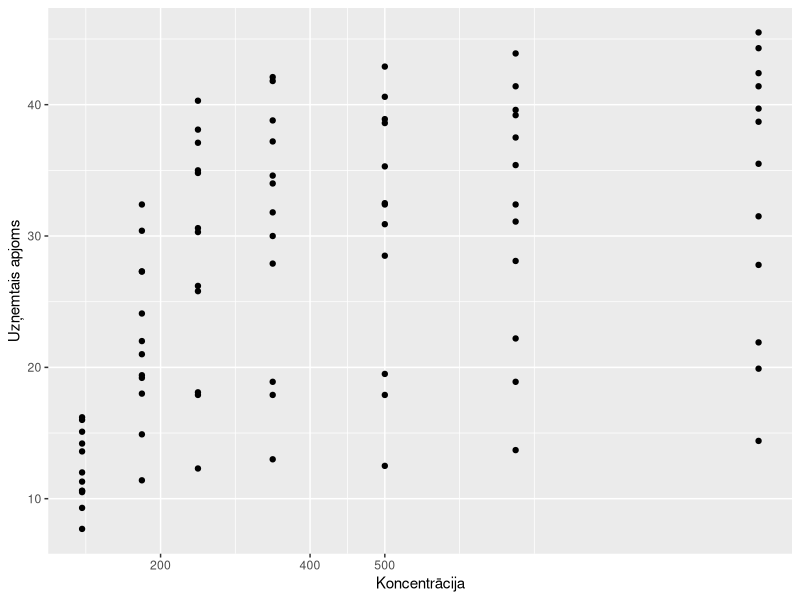
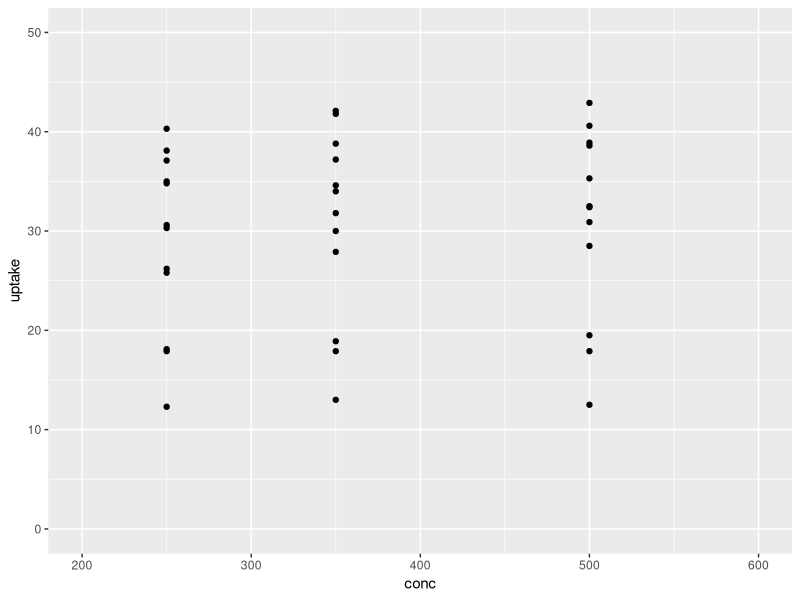
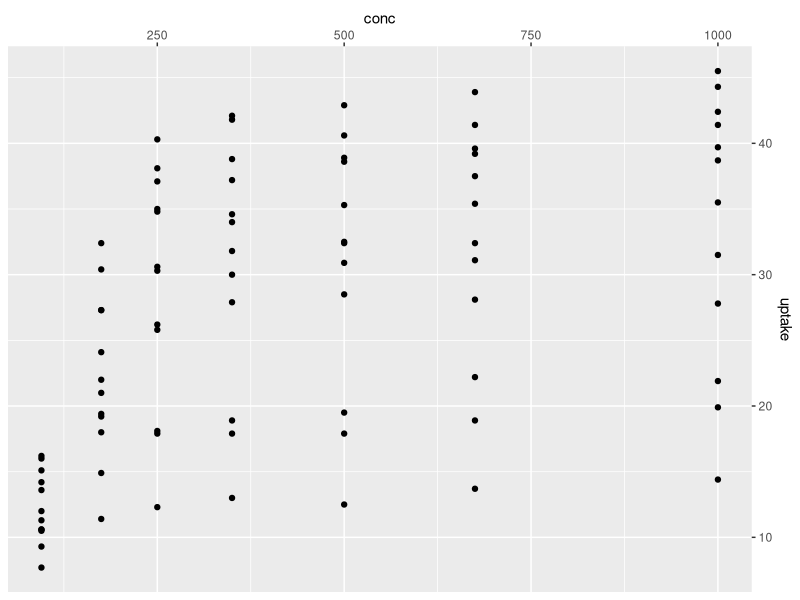
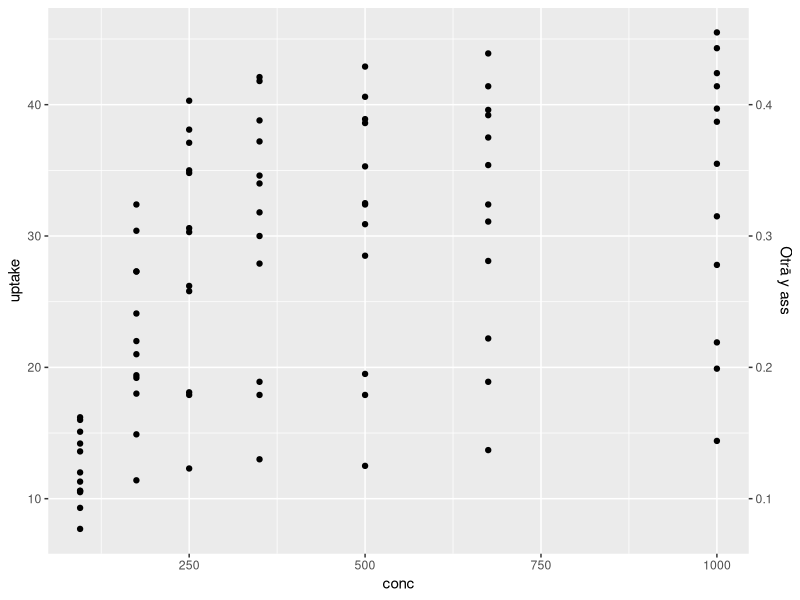
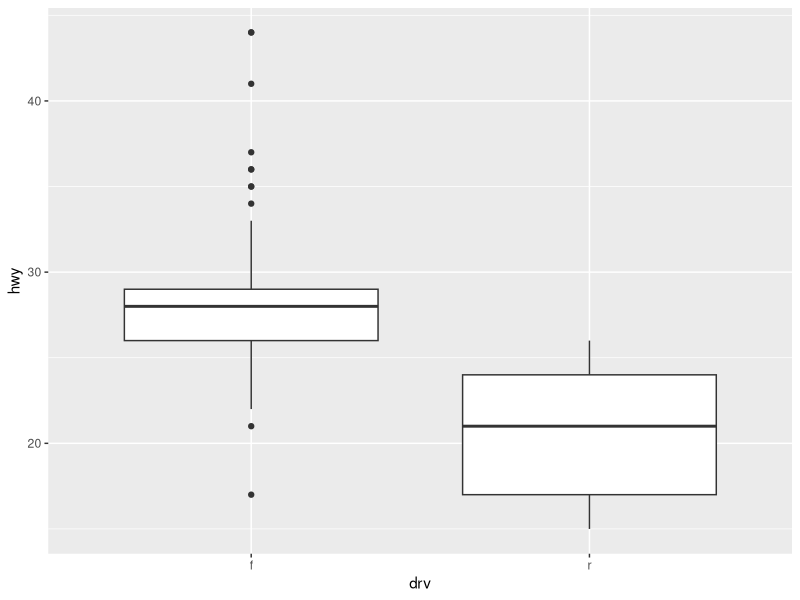
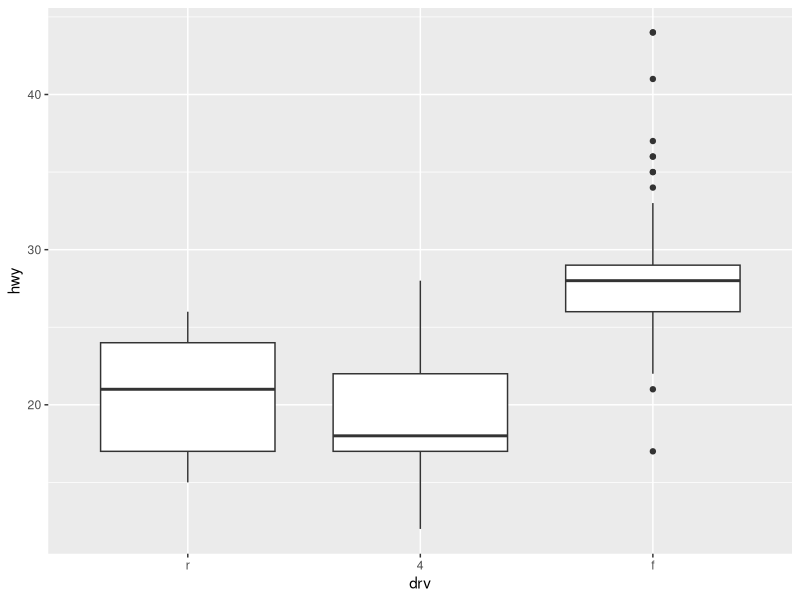
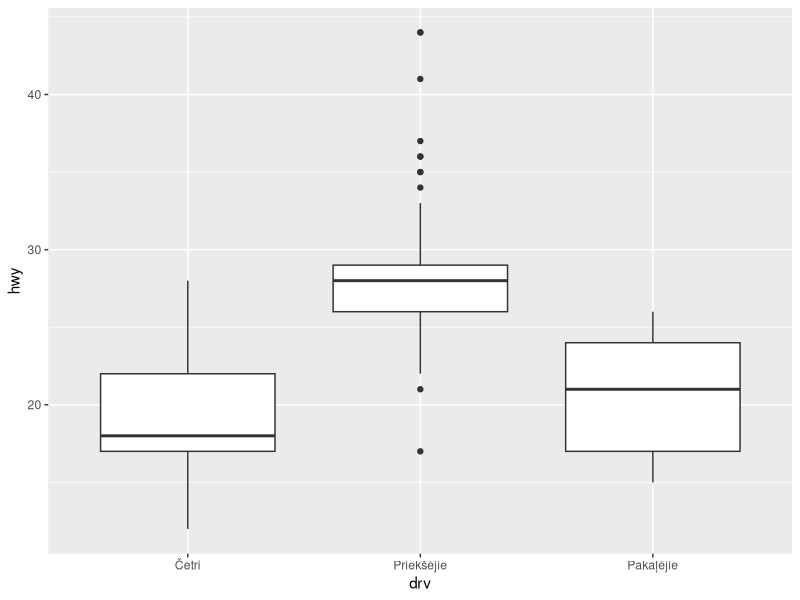
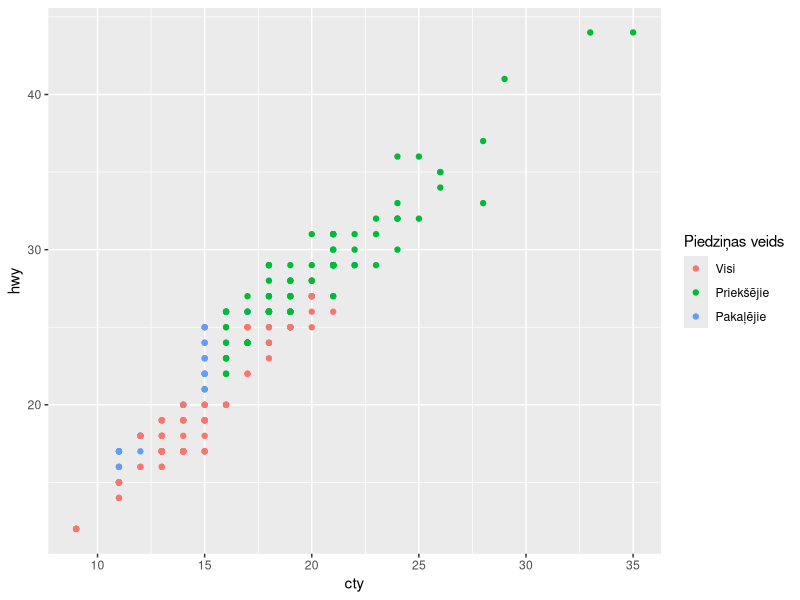

Recreate these plots in R, in order.
# Skalas

pdf.options(encoding = "CP1257.enc")
library(ggplot2)

## scale_x_continuous() un scale_y_continuous()
ggplot(CO2, aes(conc, uptake)) +
      geom_point() +
      scale_x_continuous("Koncentrācija", breaks = c(200, 400, 500)) +
      scale_y_continuous("Uzņemtais apjoms")

ggplot(CO2, aes(conc, uptake)) +
      geom_point() +
      scale_x_continuous(limits = c(200, 600)) +
      scale_y_continuous(limits = c(0, 50))

ggplot(CO2, aes(conc, uptake)) +
      geom_point() +
      scale_y_continuous(position = "right") +
      scale_x_continuous(position = "top")

ggplot(CO2, aes(conc, uptake)) +
      geom_point() +
      scale_y_continuous(sec.axis = sec_axis(~ . / 100, name = "Otrā y ass"))

## scale_x_discrete() un scale_y_discrete()
ggplot(mpg, aes(drv, hwy)) +
      geom_boxplot() +
      scale_x_discrete(limits = c("f", "r"))

ggplot(mpg, aes(drv, hwy)) +
      geom_boxplot() +
      scale_x_discrete(limits = c("r", "4", "f"))

ggplot(mpg, aes(drv, hwy)) +
      geom_boxplot() +
      scale_x_discrete(
            labels = c("4" = "Četri", "r" = "Pakaļējie", "f" = "Priekšējie")
      )

## scale_color_...() un scale_fill...()
ggplot(mpg, aes(cty, hwy, color = drv)) +
      geom_point() +
      scale_color_discrete(
            name = "Piedziņas veids",
            labels = c("Visi", "Priekšējie", "Pakaļējie")
      )

ggplot(mpg, aes(cty, hwy, color = drv)) +
      geom_point() +
      scale_color_hue(h = c(60, 190))

ggplot(mpg, aes(cty, hwy, color = drv)) +
      geom_point() +
      scale_color_brewer(palette = "Set2")

ggplot(mpg, aes(drv, fill = drv)) +
      geom_bar() +
      scale_fill_manual(values = c("orange", "black", "deepskyblue"))

ggplot(mpg, aes(drv, fill = drv)) +
      geom_bar() +
      scale_fill_manual(
            values = c("f" = "orange", "4" = "black", "r" = "deepskyblue"),
            labels = c("f" = "Priekšējie", "4" = "Visi", "r" = "Pakaļējie")
      )

ggplot(CO2, aes(conc, uptake, color = uptake)) +
      geom_point() +
      scale_color_gradient(low = "white", high = "black")

ggplot(CO2, aes(conc, uptake, color = uptake)) +
      geom_point() +
      scale_color_gradient2(low = "red", high = "blue", midpoint = 30)

## scale_alpha_...()
ggplot(CO2, aes(conc, uptake, alpha = uptake)) +
      geom_point() +
      scale_alpha_continuous(
            "Caurspīdīgums",
            breaks = c(8, 16, 24, 32),
            range = c(0.3, 0.8)
      )

## scale_linetype_...()
ggplot(mpg, aes(cty, hwy, linetype = drv)) +
      geom_line() +
      scale_linetype_manual("Līnijas veids", values = c(3, 2, 6))

## scale_shape_...()
ggplot(CO2, aes(conc, uptake, shape = Type)) +
      geom_point() +
      scale_shape_discrete("Tips", labels = c("Pirmais", "Otrais"))

ggplot(CO2, aes(conc, uptake, shape = Type)) +
      geom_point() +
      scale_shape_manual(
            "Tips",
            labels = c("Pirmais", "Otrais"),
            values = c(11, 23)
      )

## scale_size_...()
ggplot(CO2, aes(conc, uptake, size = uptake)) +
      geom_point() +
      scale_size("Izmēri", range = c(2, 8))

ggplot(CO2, aes(conc, uptake, size = uptake)) + geom_point() + scale_size_area()

## Identitātes skalas
df <- data.frame(
      x = 1:3,
      y = 1:3,
      izmers = 4:6,
      krasa = c("green", "yellow", "brown")
)
df

ggplot(df, aes(x, y, color = krasa)) +
      geom_point()

ggplot(df, aes(x, y, color = krasa, size = izmers)) +
      geom_point() +
      scale_color_identity() +
      scale_size_identity()

## Transformāciju skalas
ggplot(CO2, aes(conc, uptake, size = uptake)) +
      geom_point() +
      scale_x_log10(breaks = c(10, 100, 1000), limits = c(10, 1000)) +
      scale_y_log10()

ggplot(CO2, aes(conc, uptake, size = uptake)) +
      geom_point() +
      scale_x_sqrt() +
      scale_y_sqrt()

ggplot(CO2, aes(conc, uptake, size = uptake)) +
      geom_point() +
      scale_x_reverse() +
      scale_y_reverse()
